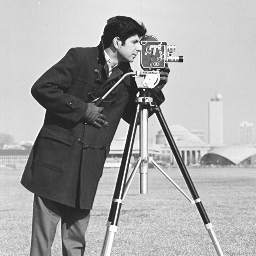
%> input picture Image Processing With Matlab/0005-Neighborhood-Processing/_image/cameraman.bmp, 256 x 256 px
$ octave exm_007_kuwahara_filters.m   (GNU Octave 9; MATLAB toolbox functions it lacks are replaced by stand-ins)
%> lines starting %> are read from the running program, lines starting %| are printed output that depends on the picture
c = imread('_image/cameraman.bmp');
%> c is the input picture: size 256x256 uint8; min 22, max 255, mean 166.9

cd = double(c);
cdm = imfilter(cd, ones(3)/9, 'symmetric');
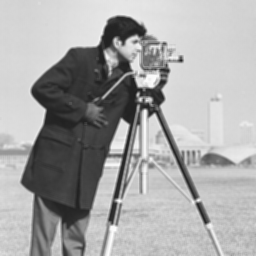
%> cdm: size 256x256 double; min 31.56, max 253.9, mean 166.9
cd2f = imfilter(cd.^2, ones(3)/9, 'symmetric');
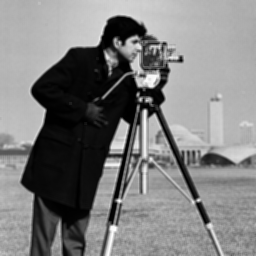
%> cd2f: size 256x256 double; min 1023.1, max 64461.4, mean 32572.7; drawn with min black and max white
cdv = cd2f - cdm.^2;
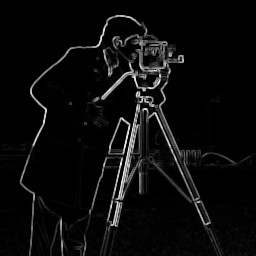
%> cdv: size 256x256 double; min 0.0988, max 9682, mean 439.9; drawn with min black and max white

%%

figure,
subplot(1, 2, 1), imshow(c);
subplot(1, 2, 2), imshow(mat2gray(cdv));
